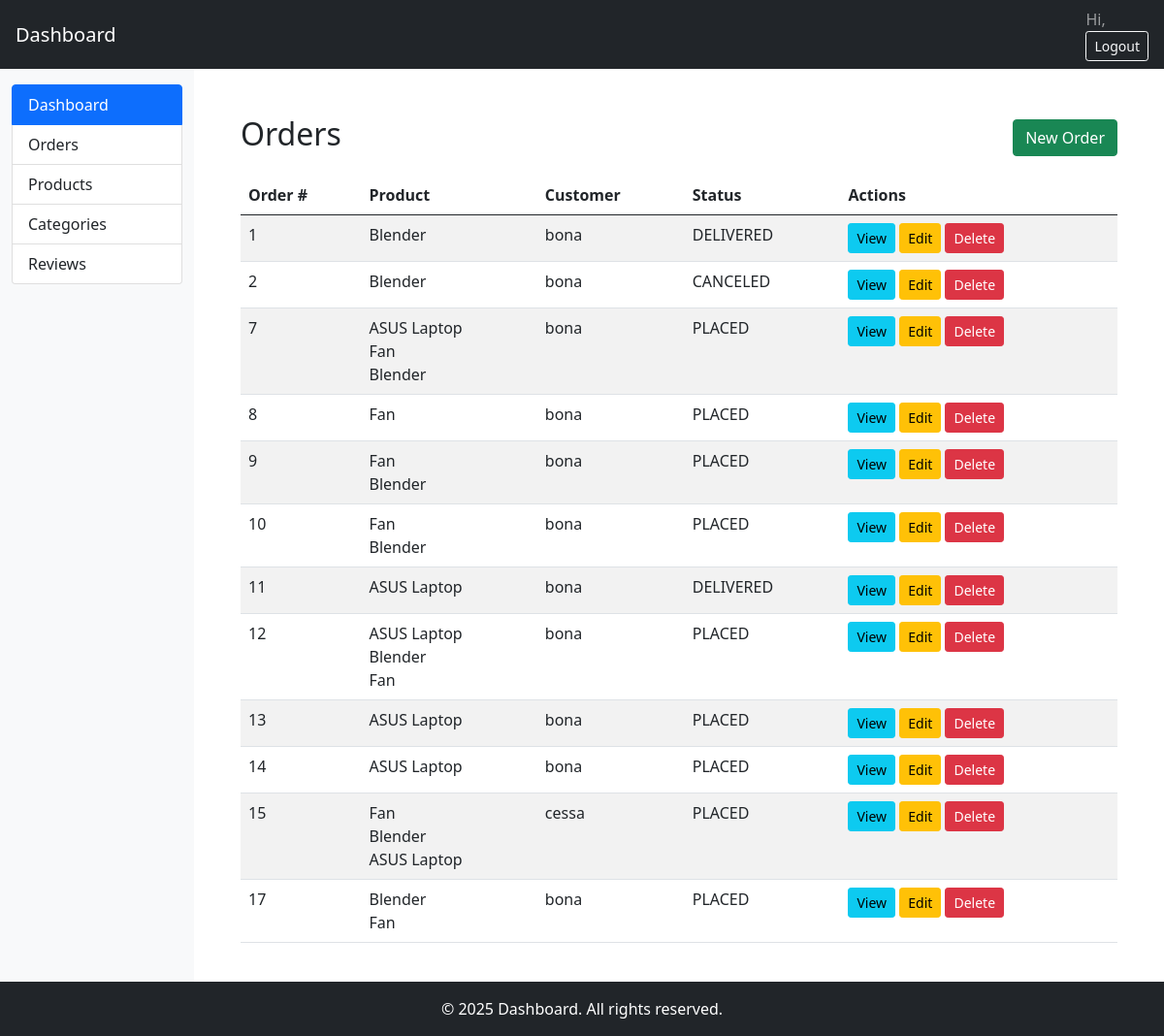
The page /shop/orders/ on the database its author committed.
### shop/models.py (models this page shows, shortened)
class Order(models.Model):
    STATUS_OPTIONS = [
        ('PENDING', 'Pending'),
        ('PLACED', 'Placed'),
        ('DELIVERED', 'Delivered'),
        ('CANCELED', 'Canceled'),
    ]
    ordered_by = models.ForeignKey(User, on_delete=models.CASCADE, related_name='ordered_by')
    ordered_on = models.DateTimeField(auto_now_add=True)
    status = models.CharField(max_length=10, choices=STATUS_OPTIONS)

class OrderItem(models.Model):
    order = models.ForeignKey(Order, related_name='items', on_delete=models.CASCADE)
    product = models.ForeignKey(Product, on_delete=models.CASCADE)
    quantity = models.PositiveIntegerField()

class Product(models.Model):
    product_name = models.CharField(max_length=50)
    price = models.DecimalField(max_digits=10, decimal_places=2)
    description = models.TextField()
    stock = models.IntegerField(default=1)
    category = models.ForeignKey(Category, on_delete=models.CASCADE)
    thumbnail = models.ImageField(upload_to='product_images/')
    user = models.ForeignKey(User, on_delete=models.CASCADE, related_name='user_product')

### shop/views.py (the view)
# urls.py: path('orders/', OrderListView.as_view(), name='order_list'),
class OrderListView(ListView):
    model = Order
    template_name = 'shop/order/order_list.html'
    context_object_name = 'orders'

### shop/templates/shop/order/order_list.html
{% extends 'dashboard.html' %}
{% block content %}
<div class="container mt-4">
  <div class="d-flex justify-content-between align-items-center mb-3">
    <h2>Orders</h2>
    <a href="{% url 'shop:order_create' %}" class="btn btn-success">New Order</a>
  </div>
  <div class="table-responsive">
    <table class="table table-striped">
      <thead>
        <tr><th>Order #</th><th>Product</th><th>Customer</th><th>Status</th><th>Actions</th></tr>
      </thead>
      <tbody>
        {% for order in orders %}
        <tr>
          <td>{{ order.pk }}</td>
          <td>
            {% for item in order.items.all %}
              <div>{{ item.product.product_name }}</div>
            {% endfor %}
          </td>
          <td>{{ order.ordered_by.username }}</td>
          <td>{{ order.status }}</td>
          <td>
            <a href="{% url 'shop:order_detail' order.pk %}" class="btn btn-sm btn-info">View</a>
            <a href="{% url 'shop:order_update' order.pk %}" class="btn btn-sm btn-warning">Edit</a>
            <a href="{% url 'shop:order_delete' order.pk %}" class="btn btn-sm btn-danger">Delete</a>
          </td>
        </tr>
        {% empty %}
        <tr><td colspan="5" class="text-center">No orders found.</td></tr>
        {% endfor %}
      </tbody>
    </table>
  </div>
</div>
{% endblock %}

### rows shown on the page
Order: pk "1", ordered_by.username "bona", status "DELIVERED"
OrderItem: product.product_name "Blender"
Order: pk "2", ordered_by.username "bona", status "CANCELED"
OrderItem: product.product_name "Blender"
Order: pk "7", ordered_by.username "bona", status "PLACED"
OrderItem: product.product_name "ASUS Laptop"
OrderItem: product.product_name "Fan"
OrderItem: product.product_name "Blender"
Order: pk "8", ordered_by.username "bona", status "PLACED"
OrderItem: product.product_name "Fan"
Order: pk "9", ordered_by.username "bona", status "PLACED"
OrderItem: product.product_name "Fan"
OrderItem: product.product_name "Blender"
Order: pk "10", ordered_by.username "bona", status "PLACED"
OrderItem: product.product_name "Fan"
OrderItem: product.product_name "Blender"
Order: pk "11", ordered_by.username "bona", status "DELIVERED"
OrderItem: product.product_name "ASUS Laptop"
Order: pk "12", ordered_by.username "bona", status "PLACED"
OrderItem: product.product_name "ASUS Laptop"
OrderItem: product.product_name "Blender"
OrderItem: product.product_name "Fan"
Order: pk "13", ordered_by.username "bona", status "PLACED"
OrderItem: product.product_name "ASUS Laptop"
Order: pk "14", ordered_by.username "bona", status "PLACED"
OrderItem: product.product_name "ASUS Laptop"
Order: pk "15", ordered_by.username "cessa", status "PLACED"
OrderItem: product.product_name "Fan"
OrderItem: product.product_name "Blender"
OrderItem: product.product_name "ASUS Laptop"
Order: pk "17", ordered_by.username "bona", status "PLACED"
OrderItem: product.product_name "Blender"
OrderItem: product.product_name "Fan"

### other values the page prints
{{ year|default:"2025" }} "2025"
